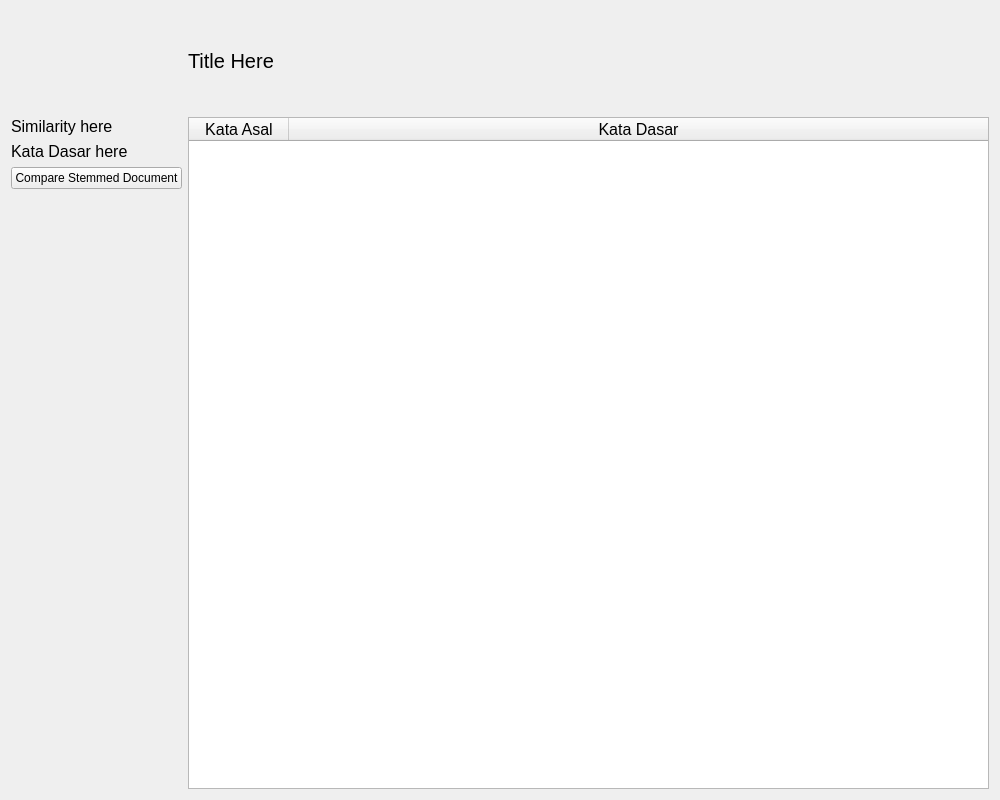
<?xml version="1.0" encoding="UTF-8"?>
<ui version="4.0">
 <class>Frame</class>
 <widget class="QFrame" name="Frame">
  <property name="geometry">
   <rect>
    <x>0</x>
    <y>0</y>
    <width>1000</width>
    <height>800</height>
   </rect>
  </property>
  <property name="sizePolicy">
   <sizepolicy hsizetype="Fixed" vsizetype="Fixed">
    <horstretch>0</horstretch>
    <verstretch>0</verstretch>
   </sizepolicy>
  </property>
  <property name="minimumSize">
   <size>
    <width>1000</width>
    <height>800</height>
   </size>
  </property>
  <property name="maximumSize">
   <size>
    <width>1195</width>
    <height>800</height>
   </size>
  </property>
  <property name="windowTitle">
   <string>Frame</string>
  </property>
  <layout class="QGridLayout" name="gridLayout">
   <item row="4" column="0">
    <spacer name="verticalSpacer">
     <property name="orientation">
      <enum>Qt::Vertical</enum>
     </property>
     <property name="sizeHint" stdset="0">
      <size>
       <width>20</width>
       <height>40</height>
      </size>
     </property>
    </spacer>
   </item>
   <item row="0" column="1" rowspan="5">
    <layout class="QVBoxLayout" name="verticalLayout">
     <item>
      <widget class="QLabel" name="docTitle">
       <property name="sizePolicy">
        <sizepolicy hsizetype="Fixed" vsizetype="Fixed">
         <horstretch>0</horstretch>
         <verstretch>0</verstretch>
        </sizepolicy>
       </property>
       <property name="minimumSize">
        <size>
         <width>1000</width>
         <height>100</height>
        </size>
       </property>
       <property name="font">
        <font>
         <pointsize>15</pointsize>
        </font>
       </property>
       <property name="text">
        <string>Title Here</string>
       </property>
      </widget>
     </item>
     <item>
      <widget class="QTableWidget" name="stemTable">
       <property name="font">
        <font>
         <pointsize>12</pointsize>
        </font>
       </property>
       <property name="lineWidth">
        <number>2</number>
       </property>
       <property name="alternatingRowColors">
        <bool>false</bool>
       </property>
       <property name="gridStyle">
        <enum>Qt::SolidLine</enum>
       </property>
       <attribute name="horizontalHeaderShowSortIndicator" stdset="0">
        <bool>false</bool>
       </attribute>
       <attribute name="horizontalHeaderStretchLastSection">
        <bool>true</bool>
       </attribute>
       <column>
        <property name="text">
         <string>Kata Asal</string>
        </property>
        <property name="font">
         <font>
          <pointsize>12</pointsize>
         </font>
        </property>
       </column>
       <column>
        <property name="text">
         <string>Kata Dasar</string>
        </property>
       </column>
      </widget>
     </item>
    </layout>
   </item>
   <item row="3" column="0">
    <widget class="QPushButton" name="compareButton">
     <property name="text">
      <string>Compare Stemmed Document</string>
     </property>
    </widget>
   </item>
   <item row="1" column="0">
    <widget class="QLabel" name="similarityLabel">
     <property name="sizePolicy">
      <sizepolicy hsizetype="Fixed" vsizetype="Preferred">
       <horstretch>0</horstretch>
       <verstretch>0</verstretch>
      </sizepolicy>
     </property>
     <property name="minimumSize">
      <size>
       <width>160</width>
       <height>0</height>
      </size>
     </property>
     <property name="font">
      <font>
       <pointsize>12</pointsize>
      </font>
     </property>
     <property name="text">
      <string>Similarity here</string>
     </property>
    </widget>
   </item>
   <item row="2" column="0">
    <widget class="QLabel" name="dasarLabel">
     <property name="font">
      <font>
       <pointsize>12</pointsize>
      </font>
     </property>
     <property name="text">
      <string>Kata Dasar here</string>
     </property>
    </widget>
   </item>
   <item row="0" column="0">
    <widget class="QLabel" name="docImage">
     <property name="sizePolicy">
      <sizepolicy hsizetype="Fixed" vsizetype="Fixed">
       <horstretch>0</horstretch>
       <verstretch>0</verstretch>
      </sizepolicy>
     </property>
     <property name="minimumSize">
      <size>
       <width>100</width>
       <height>100</height>
      </size>
     </property>
     <property name="text">
      <string/>
     </property>
     <property name="alignment">
      <set>Qt::AlignCenter</set>
     </property>
    </widget>
   </item>
  </layout>
 </widget>
 <resources/>
 <connections/>
</ui>
